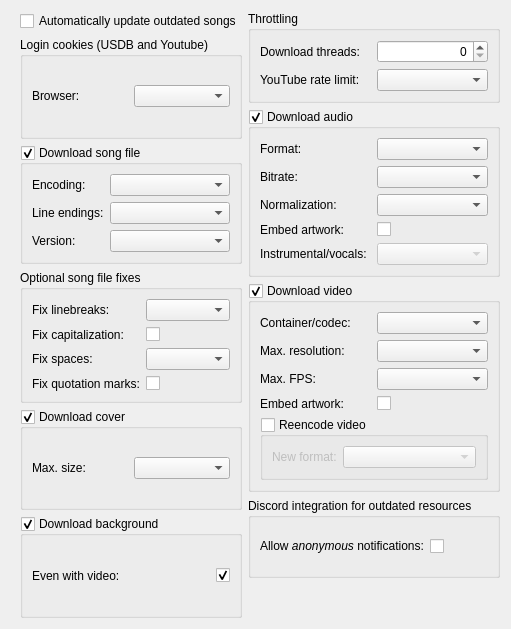
     <widget class="QWidget" name="tabDownload">
      <attribute name="title">
       <string>Download</string>
      </attribute>
      <layout class="QHBoxLayout" name="horizontalLayout" stretch="1,1">
       <property name="leftMargin">
        <number>20</number>
       </property>
       <item>
        <layout class="QVBoxLayout" name="verticalLayout" stretch="0,0,0,0,0,0">
         <item>
          <widget class="QCheckBox" name="checkBox_auto_update">
           <property name="text">
            <string>Automatically update outdated songs</string>
           </property>
          </widget>
         </item>
         <item>
          <widget class="QGroupBox" name="groupBox_login">
           <property name="title">
            <string>Login cookies (USDB and Youtube)</string>
           </property>
           <layout class="QGridLayout" name="gridLayout_3">
            <item row="0" column="0">
             <widget class="QLabel" name="label_login_cookies">
              <property name="toolTip">
               <string/>
              </property>
              <property name="text">
               <string>Browser:</string>
              </property>
             </widget>
            </item>
            <item row="0" column="1">
             <widget class="QComboBox" name="comboBox_browser">
              <property name="sizePolicy">
               <sizepolicy hsizetype="Preferred" vsizetype="Fixed">
                <horstretch>0</horstretch>
                <verstretch>0</verstretch>
               </sizepolicy>
              </property>
              <property name="toolTip">
               <string>&lt;html&gt;&lt;head/&gt;&lt;body&gt;&lt;p&gt;Age-restricted videos require a login. Choose the browser you are logged in with, so that the respective cookie can be retrieved automatically.&lt;/p&gt;&lt;/body&gt;&lt;/html&gt;</string>
              </property>
             </widget>
            </item>
           </layout>
          </widget>
         </item>
         <item>
          <widget class="QGroupBox" name="groupBox_songfile">
           <property name="sizePolicy">
            <sizepolicy hsizetype="Preferred" vsizetype="Preferred">
             <horstretch>1</horstretch>
             <verstretch>0</verstretch>
            </sizepolicy>
           </property>
           <property name="title">
            <string>Download song file</string>
           </property>
           <property name="checkable">
            <bool>true</bool>
           </property>
           <layout class="QGridLayout" name="gridLayout_2">
            <item row="0" column="0">
             <widget class="QLabel" name="label_song_file_encoding">
              <property name="toolTip">
               <string/>
              </property>
              <property name="text">
               <string>Encoding:</string>
              </property>
             </widget>
            </item>
            <item row="1" column="0">
             <widget class="QLabel" name="label_song_file_line_endings">
              <property name="text">
               <string>Line endings:</string>
              </property>
             </widget>
            </item>
            <item row="0" column="1">
             <widget class="QComboBox" name="comboBox_encoding">
              <property name="sizePolicy">
               <sizepolicy hsizetype="Preferred" vsizetype="Fixed">
                <horstretch>1</horstretch>
                <verstretch>0</verstretch>
               </sizepolicy>
              </property>
              <property name="toolTip">
               <string>&lt;html&gt;&lt;head/&gt;&lt;body&gt;&lt;p&gt;Choose UTF-8 for USDX, US Play, US Worldparty and Performous.&lt;/p&gt;&lt;p&gt;Choose UTF-8 BOM for Vocaluxe (Byte Order Mark may cause trouble in some text editors).&lt;/p&gt;&lt;p&gt;Choose CP1252 for USDX (pre 1.1) and USDX CMD. &lt;/p&gt;&lt;/body&gt;&lt;/html&gt;</string>
              </property>
             </widget>
            </item>
            <item row="1" column="1">
             <widget class="QComboBox" name="comboBox_line_endings">
              <property name="sizePolicy">
               <sizepolicy hsizetype="Preferred" vsizetype="Fixed">
                <horstretch>1</horstretch>
                <verstretch>0</verstretch>
               </sizepolicy>
              </property>
              <property name="toolTip">
               <string>&lt;html&gt;&lt;head/&gt;&lt;body&gt;&lt;p&gt;USDX and variants can handle both line ending types, but if you want to edit the song file manually, your editor of choice may require a certain line ending. UNIX users (MacOS, Linux) should generally use LF (line feed). On Windows, some text editors may require CRLF (carriage return, line feed). USDB currently requires CRLF line endings.&lt;/p&gt;&lt;/body&gt;&lt;/html&gt;</string>
              </property>
             </widget>
            </item>
            <item row="2" column="0">
             <widget class="QLabel" name="label_song_file_format_version">
              <property name="text">
               <string>Version:</string>
              </property>
             </widget>
            </item>
            <item row="2" column="1">
             <widget class="QComboBox" name="comboBox_format_version">
              <property name="toolTip">
               <string>&lt;html&gt;&lt;head/&gt;&lt;body&gt;&lt;p&gt;&lt;span style=&quot; font-weight:700;&quot;&gt;V1.0.0&lt;/span&gt;&lt;/p&gt;&lt;p&gt;Choose this version for highest compatibility. This uses #MP3 to specifiy the audio file.&lt;/p&gt;&lt;p&gt;&lt;span style=&quot; font-weight:700;&quot;&gt;V1.1.0&lt;/span&gt;&lt;/p&gt;&lt;p&gt;This version switches from #MP3 to #AUDIO to underline that other audio formats than mp3 are supported. For compatibility, the Syncer adds both #MP3 and #AUDIO to the text file, which should cause no issues when loading the song. This version also adds the #INSTRUMENTAL and #VOCALS headers to support true karaoke singing with instrumental and vocals tracks.&lt;/p&gt;&lt;p&gt;&lt;span style=&quot; font-weight:700;&quot;&gt;V1.2.0&lt;/span&gt;&lt;/p&gt;&lt;p&gt;This version introduces new tags #AUDIOURL, #COVERURL, #BACKGROUNDURL and #VIDEOURL to specify URLs for the respective sources. The syncer will fill these tags with the contents of the respective metatags, if available.&lt;/p&gt;&lt;/body&gt;&lt;/html&gt;</string>
              </property>
             </widget>
            </item>
           </layout>
          </widget>
         </item>
         <item>
          <widget class="QGroupBox" name="groupBox_fixes">
           <property name="title">
            <string>Optional song file fixes</string>
           </property>
           <layout class="QGridLayout" name="gridLayout_9">
            <item row="0" column="0">
             <widget class="QLabel" name="label_song_file_fix_linebreaks">
              <property name="text">
               <string>Fix linebreaks:</string>
              </property>
             </widget>
            </item>
            <item row="0" column="1">
             <widget class="QComboBox" name="comboBox_fix_linebreaks">
              <property name="toolTip">
               <string>&lt;html&gt;&lt;head/&gt;&lt;body&gt;&lt;p&gt;If this setting is enabled, the linebreak timings will be recalculated, either according to USDX or to YASS rules.&lt;/p&gt;&lt;/body&gt;&lt;/html&gt;</string>
              </property>
             </widget>
            </item>
            <item row="1" column="0">
             <widget class="QLabel" name="label_song_file_fix_first_words_capitalization">
              <property name="text">
               <string>Fix capitalization:</string>
              </property>
             </widget>
            </item>
            <item row="1" column="1">
             <widget class="QCheckBox" name="checkBox_fix_first_words_capitalization">
              <property name="text">
               <string/>
              </property>
             </widget>
            </item>
            <item row="2" column="0">
             <widget class="QLabel" name="label_song_file_fix_spaces">
              <property name="text">
               <string>Fix spaces:</string>
              </property>
             </widget>
            </item>
            <item row="2" column="1">
             <widget class="QComboBox" name="comboBox_fix_spaces">
              <property name="toolTip">
               <string>&lt;html&gt;&lt;head/&gt;&lt;body&gt;&lt;p&gt;If this setting is enabled, all inter-word spaces will be shifted to either after or before a word.&lt;/p&gt;&lt;/body&gt;&lt;/html&gt;</string>
              </property>
             </widget>
            </item>
            <item row="3" column="0">
             <widget class="QLabel" name="label_song_file_fix_quotation_marks">
              <property name="text">
               <string>Fix quotation marks:</string>
              </property>
             </widget>
            </item>
            <item row="3" column="1">
             <widget class="QCheckBox" name="checkBox_fix_quotation_marks">
              <property name="text">
               <string/>
              </property>
             </widget>
            </item>
           </layout>
          </widget>
         </item>
         <item>
          <widget class="QGroupBox" name="groupBox_cover">
           <property name="sizePolicy">
            <sizepolicy hsizetype="Preferred" vsizetype="Preferred">
             <horstretch>1</horstretch>
             <verstretch>0</verstretch>
            </sizepolicy>
           </property>
           <property name="title">
            <string>Download cover</string>
           </property>
           <property name="checkable">
            <bool>true</bool>
           </property>
           <layout class="QGridLayout" name="gridLayout_4">
            <item row="0" column="0">
             <widget class="QLabel" name="label_cover_max_size">
              <property name="text">
               <string>Max. size:</string>
              </property>
             </widget>
            </item>
            <item row="0" column="1">
             <widget class="QComboBox" name="comboBox_cover_max_size">
              <property name="toolTip">
               <string>&lt;html&gt;&lt;head/&gt;&lt;body&gt;&lt;p&gt;Images larger than this will be scaled to the set value.&lt;/p&gt;&lt;p&gt;Some karaoke software variants may have problems displaying covers larger than 1920x1920 pixels.&lt;/p&gt;&lt;/body&gt;&lt;/html&gt;</string>
              </property>
             </widget>
            </item>
           </layout>
          </widget>
         </item>
         <item>
          <widget class="QGroupBox" name="groupBox_background">
           <property name="sizePolicy">
            <sizepolicy hsizetype="Preferred" vsizetype="Preferred">
             <horstretch>1</horstretch>
             <verstretch>0</verstretch>
            </sizepolicy>
           </property>
           <property name="title">
            <string>Download background</string>
           </property>
           <property name="checkable">
            <bool>true</bool>
           </property>
           <layout class="QGridLayout" name="gridLayout_8">
            <item row="0" column="1">
             <widget class="QCheckBox" name="checkBox_background_always">
              <property name="sizePolicy">
               <sizepolicy hsizetype="Minimum" vsizetype="Fixed">
                <horstretch>1</horstretch>
                <verstretch>0</verstretch>
               </sizepolicy>
              </property>
              <property name="toolTip">
               <string>&lt;html&gt;&lt;head/&gt;&lt;body&gt;&lt;p&gt;If checked, background images will be downloaded even if there is a video for the song as well.&lt;/p&gt;&lt;/body&gt;&lt;/html&gt;</string>
              </property>
              <property name="layoutDirection">
               <enum>Qt::LayoutDirection::RightToLeft</enum>
              </property>
              <property name="text">
               <string/>
              </property>
              <property name="checked">
               <bool>true</bool>
              </property>
             </widget>
            </item>
            <item row="0" column="0">
             <widget class="QLabel" name="label_background_always">
              <property name="text">
               <string>Even with video:</string>
              </property>
             </widget>
            </item>
           </layout>
          </widget>
         </item>
        </layout>
       </item>
       <item>
        <layout class="QVBoxLayout" name="verticalLayout_2">
         <item>
          <widget class="QGroupBox" name="groupBox_2">
           <property name="title">
            <string>Throttling</string>
           </property>
           <layout class="QGridLayout" name="gridLayout_10">
            <item row="1" column="0">
             <widget class="QLabel" name="label_ytdlp_rate_limit">
              <property name="text">
               <string>YouTube rate limit:</string>
              </property>
             </widget>
            </item>
            <item row="1" column="1">
             <widget class="QComboBox" name="comboBox_ytdlp_rate_limit">
              <property name="toolTip">
               <string>Limit YouTube download bandwidth to avoid getting blocked (per thread)</string>
              </property>
             </widget>
            </item>
            <item row="0" column="0">
             <widget class="QLabel" name="label_throttling_threads">
              <property name="text">
               <string>Download threads:</string>
              </property>
             </widget>
            </item>
            <item row="0" column="1">
             <widget class="QSpinBox" name="spinBox_throttling_threads">
              <property name="toolTip">
               <string>&lt;html&gt;&lt;head/&gt;&lt;body&gt;&lt;p&gt;0: use default (number of cores)&lt;/p&gt;&lt;p&gt;Requires restart to take effect.&lt;/p&gt;&lt;/body&gt;&lt;/html&gt;</string>
              </property>
              <property name="alignment">
               <set>Qt::AlignmentFlag::AlignRight|Qt::AlignmentFlag::AlignTrailing|Qt::AlignmentFlag::AlignVCenter</set>
              </property>
              <property name="minimum">
               <number>0</number>
              </property>
              <property name="maximum">
               <number>32</number>
              </property>
             </widget>
            </item>
           </layout>
          </widget>
         </item>
         <item>
          <widget class="QGroupBox" name="groupBox_audio">
           <property name="sizePolicy">
            <sizepolicy hsizetype="Preferred" vsizetype="Preferred">
             <horstretch>1</horstretch>
             <verstretch>0</verstretch>
            </sizepolicy>
           </property>
           <property name="title">
            <string>Download audio</string>
           </property>
           <property name="checkable">
            <bool>true</bool>
           </property>
           <layout class="QGridLayout" name="gridLayout_5">
            <item row="3" column="3">
             <widget class="QCheckBox" name="checkBox_audio_embed_artwork">
              <property name="text">
               <string/>
              </property>
             </widget>
            </item>
            <item row="3" column="0">
             <widget class="QLabel" name="label_audio_embed_artwork">
              <property name="text">
               <string>Embed artwork:</string>
              </property>
             </widget>
            </item>
            <item row="4" column="0">
             <widget class="QLabel" name="label_audio_instrumental">
              <property name="text">
               <string>Instrumental/vocals:</string>
              </property>
             </widget>
            </item>
            <item row="1" column="0">
             <widget class="QLabel" name="label_audio_bitrate">
              <property name="text">
               <string>Bitrate:</string>
              </property>
             </widget>
            </item>
            <item row="1" column="3">
             <widget class="QComboBox" name="comboBox_audio_bitrate">
              <property name="toolTip">
               <string>&lt;html&gt;&lt;head/&gt;&lt;body&gt;&lt;p&gt;If the audio file is reencoded, the selected bitrate will be used.&lt;/p&gt;&lt;/body&gt;&lt;/html&gt;</string>
              </property>
             </widget>
            </item>
            <item row="2" column="0">
             <widget class="QLabel" name="label_audio_normalize">
              <property name="text">
               <string>Normalization:</string>
              </property>
             </widget>
            </item>
            <item row="0" column="0">
             <widget class="QLabel" name="label_audio_format">
              <property name="text">
               <string>Format:</string>
              </property>
             </widget>
            </item>
            <item row="0" column="3">
             <widget class="QComboBox" name="comboBox_audio_format">
              <property name="sizePolicy">
               <sizepolicy hsizetype="Preferred" vsizetype="Fixed">
                <horstretch>0</horstretch>
                <verstretch>0</verstretch>
               </sizepolicy>
              </property>
              <property name="toolTip">
               <string>&lt;html&gt;&lt;head/&gt;&lt;body&gt;&lt;p&gt;&lt;span style=&quot; font-weight:700;&quot;&gt;M4A:&lt;/span&gt; Best quality and speed. Compatible with UltraStar Deluxe, Vocaluxe, Performous and UltraStar World Party.&lt;/p&gt;&lt;p&gt;&lt;span style=&quot; font-weight:700;&quot;&gt;MP3: &lt;/span&gt;Worst quality and speed. Full compatibility.&lt;/p&gt;&lt;/body&gt;&lt;/html&gt;</string>
              </property>
             </widget>
            </item>
            <item row="2" column="3">
             <widget class="QComboBox" name="comboBox_audio_normalization">
              <property name="toolTip">
               <string>&lt;html&gt;&lt;head/&gt;&lt;body&gt;&lt;p&gt;It is recommended to adjust the volume of your audio files so that they all have the same level of perceived loudness.&lt;/p&gt;&lt;p&gt;If you use a recent version of USDX (2025.4.0 or newer), then choose &lt;span style=&quot; font-weight:700;&quot;&gt;ReplayGain&lt;/span&gt;, as this does not reencode the file but instead writes the normalization information into the audio header. You have to enable ReplayGain in USDX sound settings for this take effect.&lt;/p&gt;&lt;p&gt;For karaoke softwares that do not (yet) support replay gain, choose &lt;span style=&quot; font-weight:700;&quot;&gt;Normalize&lt;/span&gt;. This will adjust the loudness by re-encoding the file.&lt;/p&gt;&lt;p&gt;To skip normalization, choose &lt;span style=&quot; font-weight:700;&quot;&gt;disabled&lt;/span&gt;. This saves time, but resulting audio files will have different loudness levels.&lt;/p&gt;&lt;/body&gt;&lt;/html&gt;</string>
              </property>
             </widget>
            </item>
            <item row="4" column="3">
             <widget class="QComboBox" name="comboBox_audio_stem_separation">
              <property name="enabled">
               <bool>false</bool>
              </property>
              <property name="toolTip">
               <string>&lt;html&gt;&lt;head/&gt;&lt;body&gt;&lt;p&gt;The audio can be separated into vocals and instrumental by a trained model. This way you can sing along the instrumental track if the karaoke software supports this.&lt;/p&gt;&lt;p&gt;This requires format &lt;span style=&quot; font-weight:700;&quot;&gt;version 1.1.0&lt;/span&gt; or higher, otherwise this option is disabled.&lt;/p&gt;&lt;/body&gt;&lt;/html&gt;</string>
              </property>
             </widget>
            </item>
           </layout>
          </widget>
         </item>
         <item>
          <widget class="QGroupBox" name="groupBox_video">
           <property name="sizePolicy">
            <sizepolicy hsizetype="Preferred" vsizetype="Preferred">
             <horstretch>1</horstretch>
             <verstretch>0</verstretch>
            </sizepolicy>
           </property>
           <property name="title">
            <string>Download video</string>
           </property>
           <property name="checkable">
            <bool>true</bool>
           </property>
           <layout class="QGridLayout" name="gridLayout_6">
            <item row="4" column="0" colspan="2">
             <widget class="QGroupBox" name="groupBox_reencode_video">
              <property name="sizePolicy">
               <sizepolicy hsizetype="Preferred" vsizetype="Preferred">
                <horstretch>1</horstretch>
                <verstretch>0</verstretch>
               </sizepolicy>
              </property>
              <property name="toolTip">
               <string/>
              </property>
              <property name="title">
               <string>Reencode video</string>
              </property>
              <property name="checkable">
               <bool>true</bool>
              </property>
              <property name="checked">
               <bool>false</bool>
              </property>
              <layout class="QGridLayout" name="gridLayout_7">
               <item row="0" column="0">
                <widget class="QLabel" name="label_18">
                 <property name="text">
                  <string>New format:</string>
                 </property>
                </widget>
               </item>
               <item row="0" column="1">
                <widget class="QComboBox" name="comboBox_videoencoder">
                 <property name="sizePolicy">
                  <sizepolicy hsizetype="Preferred" vsizetype="Fixed">
                   <horstretch>1</horstretch>
                   <verstretch>0</verstretch>
                  </sizepolicy>
                 </property>
                 <property name="toolTip">
                  <string/>
                 </property>
                </widget>
               </item>
              </layout>
             </widget>
            </item>
            <item row="2" column="1">
             <widget class="QComboBox" name="comboBox_fps">
              <property name="sizePolicy">
               <sizepolicy hsizetype="Preferred" vsizetype="Fixed">
                <horstretch>1</horstretch>
                <verstretch>0</verstretch>
               </sizepolicy>
              </property>
              <property name="toolTip">
               <string>Maximum frames per second. Lower values reduce file size.</string>
              </property>
             </widget>
            </item>
            <item row="3" column="1">
             <widget class="QCheckBox" name="checkBox_video_embed_artwork">
              <property name="text">
               <string/>
              </property>
             </widget>
            </item>
            <item row="0" column="0">
             <widget class="QLabel" name="label_video_container">
              <property name="text">
               <string>Container/codec:</string>
              </property>
             </widget>
            </item>
            <item row="0" column="1">
             <widget class="QComboBox" name="comboBox_videocontainer">
              <property name="sizePolicy">
               <sizepolicy hsizetype="Preferred" vsizetype="Fixed">
                <horstretch>1</horstretch>
                <verstretch>0</verstretch>
               </sizepolicy>
              </property>
              <property name="toolTip">
               <string>&lt;html&gt;&lt;head/&gt;&lt;body&gt;&lt;p&gt;For &lt;span style=&quot; font-weight:700;&quot;&gt;UltraStar deluxe&lt;/span&gt;, &lt;span style=&quot; font-weight:700;&quot;&gt;Performous&lt;/span&gt;, &lt;span style=&quot; font-weight:700;&quot;&gt;Vocaluxe&lt;/span&gt; or other ffmpeg-based karaoke softwares, choose &amp;quot;Best available container/codec&amp;quot; or &amp;quot;mp4 (best available codec)&amp;quot; if you prefer to have an mp4 container.&lt;/p&gt;&lt;p&gt;For &lt;span style=&quot; font-weight:700;&quot;&gt;UltraStar CMD&lt;/span&gt; (Windows), &lt;span style=&quot; font-weight:700;&quot;&gt;Melody Mania&lt;/span&gt; (Windows) and low-power computers, choose &amp;quot;mp4 (AVC/H.264).&lt;/p&gt;&lt;p&gt;Otherwise, select a container/codec option that your software supports.&lt;/p&gt;&lt;p&gt;If the selected container/format option is not available for a given song, the syncer will try to at least get the requested container, and if that is not available either, it will fallback to the best available container/codec.&lt;/p&gt;&lt;/body&gt;&lt;/html&gt;</string>
              </property>
             </widget>
            </item>
            <item row="2" column="0">
             <widget class="QLabel" name="label_video_max_fps">
              <property name="text">
               <string>Max. FPS:</string>
              </property>
             </widget>
            </item>
            <item row="3" column="0">
             <widget class="QLabel" name="label_video_embed_artwork">
              <property name="text">
               <string>Embed artwork:</string>
              </property>
             </widget>
            </item>
            <item row="1" column="0">
             <widget class="QLabel" name="label_video_max_resolution">
              <property name="text">
               <string>Max. resolution:</string>
              </property>
             </widget>
            </item>
            <item row="1" column="1">
             <widget class="QComboBox" name="comboBox_videoresolution">
              <property name="sizePolicy">
               <sizepolicy hsizetype="Preferred" vsizetype="Fixed">
                <horstretch>1</horstretch>
                <verstretch>0</verstretch>
               </sizepolicy>
              </property>
              <property name="toolTip">
               <string>Maximum video height. Lower values reduce file size.</string>
              </property>
             </widget>
            </item>
           </layout>
          </widget>
         </item>
         <item>
          <widget class="QGroupBox" name="groupBox_3">
           <property name="minimumSize">
            <size>
             <width>0</width>
             <height>80</height>
            </size>
           </property>
           <property name="title">
            <string>Discord integration for outdated resources</string>
           </property>
           <layout class="QGridLayout" name="gridLayout_11">
            <item row="0" column="0">
             <widget class="QLabel" name="label_discord">
              <property name="text">
               <string>&lt;html&gt;&lt;head/&gt;&lt;body&gt;&lt;p&gt;Allow &lt;span style=&quot; font-style:italic;&quot;&gt;anonymous&lt;/span&gt; notifications:&lt;/p&gt;&lt;/body&gt;&lt;/html&gt;</string>
              </property>
             </widget>
            </item>
            <item row="0" column="1">
             <widget class="QCheckBox" name="checkBox_discord_allowed">
              <property name="toolTip">
               <string>&lt;html&gt;&lt;head/&gt;&lt;body&gt;&lt;p&gt;Enabling this will allow reporting unavailable resource – &lt;span style=&quot; font-weight:700;&quot;&gt;entirely anonymously&lt;/span&gt; – to our Karaoke Discord channel so that they can be fixed quickly. Please enable this to contribute to the community.&lt;/p&gt;&lt;/body&gt;&lt;/html&gt;</string>
              </property>
              <property name="text">
               <string/>
              </property>
             </widget>
            </item>
           </layout>
          </widget>
         </item>
         <item>
          <spacer name="verticalSpacer">
           <property name="orientation">
            <enum>Qt::Orientation::Vertical</enum>
           </property>
           <property name="sizeHint" stdset="0">
            <size>
             <width>20</width>
             <height>40</height>
            </size>
           </property>
          </spacer>
         </item>
        </layout>
       </item>
      </layout>
     </widget>
